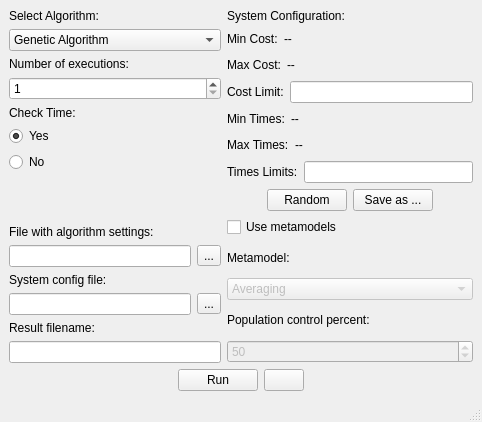
<?xml version="1.0" encoding="UTF-8"?>
<ui version="4.0">
 <class>MainWindow</class>
 <widget class="QMainWindow" name="MainWindow">
  <property name="enabled">
   <bool>true</bool>
  </property>
  <property name="geometry">
   <rect>
    <x>0</x>
    <y>0</y>
    <width>482</width>
    <height>422</height>
   </rect>
  </property>
  <property name="windowTitle">
   <string>MainWindow</string>
  </property>
  <widget class="QWidget" name="centralwidget">
   <layout class="QGridLayout" name="gridLayout">
    <item row="0" column="0">
     <layout class="QVBoxLayout" name="verticalLayout_6">
      <item>
       <layout class="QHBoxLayout" name="horizontalLayout_11">
        <item>
         <layout class="QVBoxLayout" name="verticalLayout_4">
          <item>
           <layout class="QVBoxLayout" name="verticalLayout">
            <item>
             <widget class="QLabel" name="label">
              <property name="text">
               <string>Select Algorithm:</string>
              </property>
             </widget>
            </item>
            <item>
             <widget class="QComboBox" name="algorithm">
              <item>
               <property name="text">
                <string>Genetic Algorithm</string>
               </property>
              </item>
              <item>
               <property name="text">
                <string>Hybrid Genetic Algorithm</string>
               </property>
              </item>
              <item>
               <property name="text">
                <string>Greedy Algorithm</string>
               </property>
              </item>
              <item>
               <property name="text">
                <string>Simulated Annealing</string>
               </property>
              </item>
             </widget>
            </item>
            <item>
             <widget class="QLabel" name="label_2">
              <property name="text">
               <string>Number of executions:</string>
              </property>
             </widget>
            </item>
            <item>
             <widget class="QSpinBox" name="execNum">
              <property name="minimum">
               <number>1</number>
              </property>
              <property name="maximum">
               <number>1000</number>
              </property>
             </widget>
            </item>
           </layout>
          </item>
          <item>
           <layout class="QVBoxLayout" name="verticalLayout_2">
            <item>
             <widget class="QLabel" name="label_4">
              <property name="text">
               <string>Check Time:</string>
              </property>
             </widget>
            </item>
            <item>
             <widget class="QRadioButton" name="checktime_yes">
              <property name="enabled">
               <bool>true</bool>
              </property>
              <property name="text">
               <string>Yes</string>
              </property>
              <property name="checkable">
               <bool>true</bool>
              </property>
              <property name="checked">
               <bool>true</bool>
              </property>
             </widget>
            </item>
            <item>
             <widget class="QRadioButton" name="checktime_no">
              <property name="text">
               <string>No</string>
              </property>
              <property name="checked">
               <bool>false</bool>
              </property>
             </widget>
            </item>
           </layout>
          </item>
          <item>
           <layout class="QVBoxLayout" name="verticalLayout_3">
            <item>
             <spacer name="verticalSpacer">
              <property name="orientation">
               <enum>Qt::Vertical</enum>
              </property>
              <property name="sizeHint" stdset="0">
               <size>
                <width>20</width>
                <height>40</height>
               </size>
              </property>
             </spacer>
            </item>
            <item>
             <widget class="QLabel" name="label_5">
              <property name="text">
               <string>File with algorithm settings:</string>
              </property>
             </widget>
            </item>
            <item>
             <layout class="QHBoxLayout" name="horizontalLayout_2">
              <item>
               <widget class="QLineEdit" name="algconfname"/>
              </item>
              <item>
               <widget class="QToolButton" name="toolButton">
                <property name="text">
                 <string>...</string>
                </property>
               </widget>
              </item>
             </layout>
            </item>
            <item>
             <widget class="QLabel" name="label_6">
              <property name="text">
               <string>System config file:</string>
              </property>
             </widget>
            </item>
            <item>
             <layout class="QHBoxLayout" name="horizontalLayout">
              <item>
               <widget class="QLineEdit" name="sysconfname"/>
              </item>
              <item>
               <widget class="QToolButton" name="toolButton_2">
                <property name="text">
                 <string>...</string>
                </property>
               </widget>
              </item>
             </layout>
            </item>
           </layout>
          </item>
          <item>
           <widget class="QLabel" name="label_15">
            <property name="text">
             <string>Result filename:</string>
            </property>
           </widget>
          </item>
          <item>
           <widget class="QLineEdit" name="result_filename"/>
          </item>
         </layout>
        </item>
        <item>
         <layout class="QVBoxLayout" name="verticalLayout_7">
          <item>
           <layout class="QVBoxLayout" name="verticalLayout_5">
            <item>
             <widget class="QLabel" name="label_7">
              <property name="text">
               <string>System Configuration:</string>
              </property>
             </widget>
            </item>
            <item>
             <layout class="QHBoxLayout" name="horizontalLayout_8">
              <item>
               <widget class="QLabel" name="label_9">
                <property name="text">
                 <string>Min Cost:</string>
                </property>
               </widget>
              </item>
              <item>
               <widget class="QLabel" name="mincost">
                <property name="text">
                 <string>--</string>
                </property>
               </widget>
              </item>
              <item>
               <spacer name="horizontalSpacer_4">
                <property name="orientation">
                 <enum>Qt::Horizontal</enum>
                </property>
                <property name="sizeHint" stdset="0">
                 <size>
                  <width>40</width>
                  <height>20</height>
                 </size>
                </property>
               </spacer>
              </item>
             </layout>
            </item>
            <item>
             <layout class="QHBoxLayout" name="horizontalLayout_9">
              <item>
               <widget class="QLabel" name="label_8">
                <property name="text">
                 <string>Max Cost:</string>
                </property>
               </widget>
              </item>
              <item>
               <widget class="QLabel" name="maxcost">
                <property name="text">
                 <string>--</string>
                </property>
               </widget>
              </item>
              <item>
               <spacer name="horizontalSpacer_3">
                <property name="orientation">
                 <enum>Qt::Horizontal</enum>
                </property>
                <property name="sizeHint" stdset="0">
                 <size>
                  <width>40</width>
                  <height>20</height>
                 </size>
                </property>
               </spacer>
              </item>
             </layout>
            </item>
            <item>
             <layout class="QHBoxLayout" name="horizontalLayout_7">
              <item>
               <widget class="QLabel" name="label_10">
                <property name="text">
                 <string>Cost Limit:</string>
                </property>
               </widget>
              </item>
              <item>
               <widget class="QLineEdit" name="limitcost"/>
              </item>
             </layout>
            </item>
            <item>
             <layout class="QHBoxLayout" name="horizontalLayout_5">
              <item>
               <widget class="QLabel" name="label_12">
                <property name="text">
                 <string>Min Times:</string>
                </property>
               </widget>
              </item>
              <item>
               <widget class="QLabel" name="mintime">
                <property name="text">
                 <string>--</string>
                </property>
               </widget>
              </item>
              <item>
               <spacer name="horizontalSpacer_6">
                <property name="orientation">
                 <enum>Qt::Horizontal</enum>
                </property>
                <property name="sizeHint" stdset="0">
                 <size>
                  <width>40</width>
                  <height>20</height>
                 </size>
                </property>
               </spacer>
              </item>
             </layout>
            </item>
            <item>
             <layout class="QHBoxLayout" name="horizontalLayout_4">
              <item>
               <widget class="QLabel" name="label_11">
                <property name="text">
                 <string>Max Times:</string>
                </property>
               </widget>
              </item>
              <item>
               <widget class="QLabel" name="maxtime">
                <property name="text">
                 <string>--</string>
                </property>
               </widget>
              </item>
              <item>
               <spacer name="horizontalSpacer_5">
                <property name="orientation">
                 <enum>Qt::Horizontal</enum>
                </property>
                <property name="sizeHint" stdset="0">
                 <size>
                  <width>40</width>
                  <height>20</height>
                 </size>
                </property>
               </spacer>
              </item>
             </layout>
            </item>
            <item>
             <layout class="QHBoxLayout" name="horizontalLayout_6">
              <item>
               <widget class="QLabel" name="label_13">
                <property name="text">
                 <string>Times Limits:</string>
                </property>
               </widget>
              </item>
              <item>
               <widget class="QLineEdit" name="limittimes"/>
              </item>
             </layout>
            </item>
           </layout>
          </item>
          <item>
           <layout class="QHBoxLayout" name="horizontalLayout_10">
            <item>
             <spacer name="horizontalSpacer_7">
              <property name="orientation">
               <enum>Qt::Horizontal</enum>
              </property>
              <property name="sizeHint" stdset="0">
               <size>
                <width>40</width>
                <height>20</height>
               </size>
              </property>
             </spacer>
            </item>
            <item>
             <widget class="QPushButton" name="pushButton_2">
              <property name="text">
               <string>Random</string>
              </property>
             </widget>
            </item>
            <item>
             <widget class="QPushButton" name="pushButton_3">
              <property name="text">
               <string>Save as ...</string>
              </property>
             </widget>
            </item>
            <item>
             <spacer name="horizontalSpacer_8">
              <property name="orientation">
               <enum>Qt::Horizontal</enum>
              </property>
              <property name="sizeHint" stdset="0">
               <size>
                <width>40</width>
                <height>20</height>
               </size>
              </property>
             </spacer>
            </item>
           </layout>
          </item>
          <item>
           <widget class="QCheckBox" name="use_metamodels">
            <property name="text">
             <string>Use metamodels</string>
            </property>
           </widget>
          </item>
          <item>
           <widget class="QLabel" name="label_3">
            <property name="text">
             <string>Metamodel:</string>
            </property>
           </widget>
          </item>
          <item>
           <widget class="QComboBox" name="metamodel">
            <property name="enabled">
             <bool>false</bool>
            </property>
            <item>
             <property name="text">
              <string>Averaging</string>
             </property>
            </item>
            <item>
             <property name="text">
              <string>KNearestNeighbours</string>
             </property>
            </item>
            <item>
             <property name="text">
              <string>Neural Network</string>
             </property>
            </item>
            <item>
             <property name="text">
              <string>Support Vector Regression</string>
             </property>
            </item>
            <item>
             <property name="text">
              <string>Linear Regression</string>
             </property>
            </item>
            <item>
             <property name="text">
              <string>Random</string>
             </property>
            </item>
           </widget>
          </item>
          <item>
           <widget class="QLabel" name="label_14">
            <property name="text">
             <string>Population control percent:</string>
            </property>
           </widget>
          </item>
          <item>
           <widget class="QSpinBox" name="popControl">
            <property name="enabled">
             <bool>false</bool>
            </property>
            <property name="maximum">
             <number>100</number>
            </property>
            <property name="singleStep">
             <number>10</number>
            </property>
            <property name="value">
             <number>50</number>
            </property>
           </widget>
          </item>
         </layout>
        </item>
       </layout>
      </item>
      <item>
       <layout class="QHBoxLayout" name="horizontalLayout_3">
        <item>
         <spacer name="horizontalSpacer">
          <property name="orientation">
           <enum>Qt::Horizontal</enum>
          </property>
          <property name="sizeHint" stdset="0">
           <size>
            <width>40</width>
            <height>20</height>
           </size>
          </property>
         </spacer>
        </item>
        <item>
         <widget class="QPushButton" name="pushButton">
          <property name="text">
           <string>Run</string>
          </property>
         </widget>
        </item>
        <item>
         <widget class="QPushButton" name="metamodels_button">
          <property name="text">
           <string/>
          </property>
          <property name="icon">
           <iconset resource="resources.qrc">
            <normaloff>:/pics/pics/chart_line.png</normaloff>:/pics/pics/chart_line.png</iconset>
          </property>
         </widget>
        </item>
        <item>
         <spacer name="horizontalSpacer_2">
          <property name="orientation">
           <enum>Qt::Horizontal</enum>
          </property>
          <property name="sizeHint" stdset="0">
           <size>
            <width>40</width>
            <height>20</height>
           </size>
          </property>
         </spacer>
        </item>
       </layout>
      </item>
     </layout>
    </item>
   </layout>
  </widget>
  <widget class="QMenuBar" name="menubar">
   <property name="geometry">
    <rect>
     <x>0</x>
     <y>0</y>
     <width>482</width>
     <height>21</height>
    </rect>
   </property>
  </widget>
  <widget class="QStatusBar" name="statusbar"/>
  <action name="actionSave">
   <property name="text">
    <string>Save</string>
   </property>
  </action>
  <action name="actionSave_as">
   <property name="text">
    <string>Save as ...</string>
   </property>
  </action>
  <action name="actionOpen">
   <property name="text">
    <string>Open</string>
   </property>
  </action>
  <action name="actionEdit">
   <property name="text">
    <string>Edit</string>
   </property>
  </action>
  <action name="actionSave_2">
   <property name="text">
    <string>Save</string>
   </property>
  </action>
  <action name="actionSave_as_2">
   <property name="text">
    <string>Save as ...</string>
   </property>
  </action>
  <action name="actionOpen_2">
   <property name="text">
    <string>Open</string>
   </property>
  </action>
  <action name="actionEdit_2">
   <property name="text">
    <string>Edit</string>
   </property>
  </action>
 </widget>
 <resources>
  <include location="resources.qrc"/>
 </resources>
 <connections>
  <connection>
   <sender>pushButton</sender>
   <signal>clicked()</signal>
   <receiver>MainWindow</receiver>
   <slot>Run()</slot>
   <hints>
    <hint type="sourcelabel">
     <x>240</x>
     <y>393</y>
    </hint>
    <hint type="destinationlabel">
     <x>264</x>
     <y>289</y>
    </hint>
   </hints>
  </connection>
  <connection>
   <sender>toolButton</sender>
   <signal>clicked()</signal>
   <receiver>MainWindow</receiver>
   <slot>OpenAlgConf()</slot>
   <hints>
    <hint type="sourcelabel">
     <x>192</x>
     <y>261</y>
    </hint>
    <hint type="destinationlabel">
     <x>454</x>
     <y>190</y>
    </hint>
   </hints>
  </connection>
  <connection>
   <sender>toolButton_2</sender>
   <signal>clicked()</signal>
   <receiver>MainWindow</receiver>
   <slot>OpenSysConf()</slot>
   <hints>
    <hint type="sourcelabel">
     <x>192</x>
     <y>311</y>
    </hint>
    <hint type="destinationlabel">
     <x>454</x>
     <y>212</y>
    </hint>
   </hints>
  </connection>
  <connection>
   <sender>algconfname</sender>
   <signal>textChanged(QString)</signal>
   <receiver>MainWindow</receiver>
   <slot>LoadAlgConf()</slot>
   <hints>
    <hint type="sourcelabel">
     <x>158</x>
     <y>262</y>
    </hint>
    <hint type="destinationlabel">
     <x>0</x>
     <y>299</y>
    </hint>
   </hints>
  </connection>
  <connection>
   <sender>sysconfname</sender>
   <signal>textChanged(QString)</signal>
   <receiver>MainWindow</receiver>
   <slot>LoadSysConf()</slot>
   <hints>
    <hint type="sourcelabel">
     <x>87</x>
     <y>312</y>
    </hint>
    <hint type="destinationlabel">
     <x>0</x>
     <y>350</y>
    </hint>
   </hints>
  </connection>
  <connection>
   <sender>pushButton_2</sender>
   <signal>clicked()</signal>
   <receiver>MainWindow</receiver>
   <slot>Random()</slot>
   <hints>
    <hint type="sourcelabel">
     <x>328</x>
     <y>238</y>
    </hint>
    <hint type="destinationlabel">
     <x>481</x>
     <y>144</y>
    </hint>
   </hints>
  </connection>
  <connection>
   <sender>pushButton_3</sender>
   <signal>clicked()</signal>
   <receiver>MainWindow</receiver>
   <slot>SaveSysConf()</slot>
   <hints>
    <hint type="sourcelabel">
     <x>369</x>
     <y>236</y>
    </hint>
    <hint type="destinationlabel">
     <x>496</x>
     <y>275</y>
    </hint>
   </hints>
  </connection>
  <connection>
   <sender>limitcost</sender>
   <signal>editingFinished()</signal>
   <receiver>MainWindow</receiver>
   <slot>InputCostLimit()</slot>
   <hints>
    <hint type="sourcelabel">
     <x>335</x>
     <y>119</y>
    </hint>
    <hint type="destinationlabel">
     <x>501</x>
     <y>33</y>
    </hint>
   </hints>
  </connection>
  <connection>
   <sender>limittimes</sender>
   <signal>editingFinished()</signal>
   <receiver>MainWindow</receiver>
   <slot>InputTimeLimits()</slot>
   <hints>
    <hint type="sourcelabel">
     <x>298</x>
     <y>200</y>
    </hint>
    <hint type="destinationlabel">
     <x>507</x>
     <y>321</y>
    </hint>
   </hints>
  </connection>
  <connection>
   <sender>checktime_no</sender>
   <signal>clicked()</signal>
   <receiver>MainWindow</receiver>
   <slot>no_checked()</slot>
   <hints>
    <hint type="sourcelabel">
     <x>42</x>
     <y>189</y>
    </hint>
    <hint type="destinationlabel">
     <x>-17</x>
     <y>263</y>
    </hint>
   </hints>
  </connection>
  <connection>
   <sender>checktime_yes</sender>
   <signal>clicked()</signal>
   <receiver>MainWindow</receiver>
   <slot>yes_checked()</slot>
   <hints>
    <hint type="sourcelabel">
     <x>56</x>
     <y>164</y>
    </hint>
    <hint type="destinationlabel">
     <x>-21</x>
     <y>238</y>
    </hint>
   </hints>
  </connection>
  <connection>
   <sender>use_metamodels</sender>
   <signal>stateChanged(int)</signal>
   <receiver>MainWindow</receiver>
   <slot>LoadSysConf()</slot>
   <hints>
    <hint type="sourcelabel">
     <x>344</x>
     <y>265</y>
    </hint>
    <hint type="destinationlabel">
     <x>-42</x>
     <y>127</y>
    </hint>
   </hints>
  </connection>
  <connection>
   <sender>use_metamodels</sender>
   <signal>clicked()</signal>
   <receiver>MainWindow</receiver>
   <slot>use_metamodels_checked()</slot>
   <hints>
    <hint type="sourcelabel">
     <x>421</x>
     <y>253</y>
    </hint>
    <hint type="destinationlabel">
     <x>546</x>
     <y>253</y>
    </hint>
   </hints>
  </connection>
  <connection>
   <sender>metamodels_button</sender>
   <signal>clicked()</signal>
   <receiver>MainWindow</receiver>
   <slot>ShowMetamodelRes()</slot>
   <hints>
    <hint type="sourcelabel">
     <x>271</x>
     <y>383</y>
    </hint>
    <hint type="destinationlabel">
     <x>280</x>
     <y>432</y>
    </hint>
   </hints>
  </connection>
 </connections>
 <slots>
  <slot>Run()</slot>
  <slot>OpenAlgConf()</slot>
  <slot>OpenSysConf()</slot>
  <slot>LoadSysConf()</slot>
  <slot>LoadAlgConf()</slot>
  <slot>Random()</slot>
  <slot>InputTimeLimits()</slot>
  <slot>InputCostLimit()</slot>
  <slot>SaveSysConf()</slot>
  <slot>no_checked()</slot>
  <slot>yes_checked()</slot>
  <slot>use_metamodels_checked()</slot>
  <slot>ShowMetamodelRes()</slot>
 </slots>
</ui>
